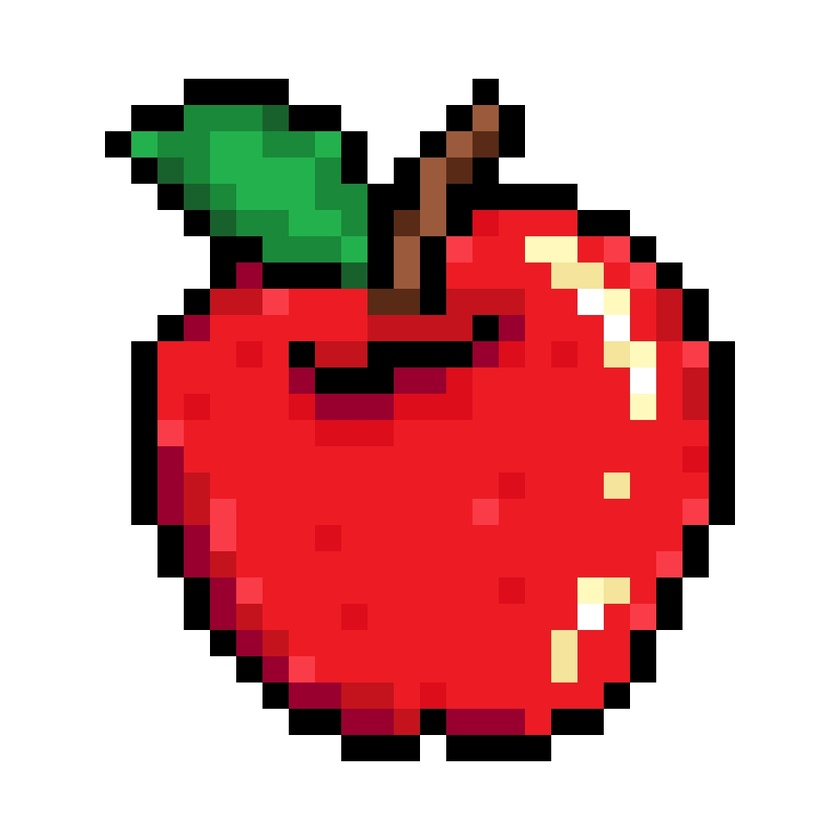
#> input picture code/apple.jpg, 840 x 840 px, shrunk from 1024 x 1024 before the run, found by its file name
$ python 24bit_to_binary.py
#> lines starting #> are read from the running program, lines starting #| are printed output that depends on the picture; after the words box and inside, x2 and y2 are one past the last pixel; in counts of white or black regions, pixels touching at a corner belong together
#Problem: Convert an image from color (RGB) / 24-bit to binary / 1-bit using OpenCV.
#===========================================================================

#Solution:
import cv2
import numpy as np

# Read the image
img = cv2.imread("apple.jpg")
#> img is the input picture: shape (840, 840, 3); mean B, G, R 157.6, 158.1, 212.5

# Get the dimensions of the image
height, width, channels = img.shape
#> height = 840; width = 840; channels = 3

# Create a new image with the same dimensions as the original image
img_bw = np.zeros((height, width), np.uint8)

# Loop through each pixel in the image
for i in range(height):
    for j in range(width):
        # Get the RGB values of the pixel
        b, g, r = img[i, j]

        # Convert the RGB values to binary using the formula: Y = 0.299R + 0.587G + 0.114B
        gray = 0.299 * r + 0.587 * g + 0.114 * b

        # Convert the grayscale value to binary
        if gray > 128:
            binary = 255
        else:
            binary = 0

        # Set the pixel value in the new image
        img_bw[i, j] = binary
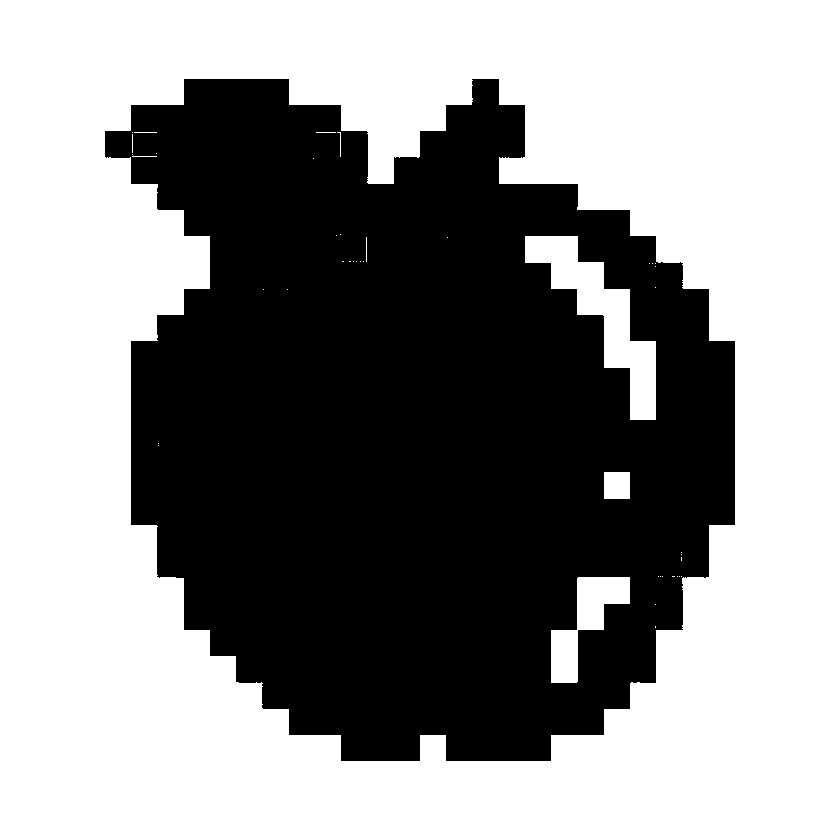
#> img_bw: shape (840, 840); 56.9% white; 1 black region, box (x1, y1, x2, y2) and area: (105, 79, 735, 761) 304302


# Store the binary image
cv2.imwrite("./Week_02/apple_bw.jpg", img_bw)

# Display the binary image
cv2.imshow("Binary Image", img_bw)
cv2.waitKey(0)
cv2.destroyAllWindows()
